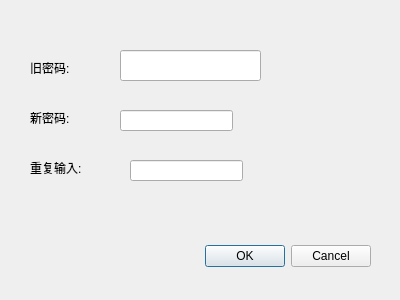
<?xml version="1.0" encoding="UTF-8"?>
<ui version="4.0">
 <class>DialogPassword</class>
 <widget class="QDialog" name="DialogPassword">
  <property name="geometry">
   <rect>
    <x>0</x>
    <y>0</y>
    <width>400</width>
    <height>300</height>
   </rect>
  </property>
  <property name="windowTitle">
   <string>Dialog</string>
  </property>
  <widget class="QDialogButtonBox" name="buttonBox">
   <property name="geometry">
    <rect>
     <x>30</x>
     <y>240</y>
     <width>341</width>
     <height>32</height>
    </rect>
   </property>
   <property name="orientation">
    <enum>Qt::Horizontal</enum>
   </property>
   <property name="standardButtons">
    <set>QDialogButtonBox::Cancel|QDialogButtonBox::Ok</set>
   </property>
  </widget>
  <widget class="QLineEdit" name="lineOldPassword">
   <property name="geometry">
    <rect>
     <x>120</x>
     <y>50</y>
     <width>141</width>
     <height>31</height>
    </rect>
   </property>
   <property name="maxLength">
    <number>32</number>
   </property>
   <property name="echoMode">
    <enum>QLineEdit::Password</enum>
   </property>
  </widget>
  <widget class="QLabel" name="label">
   <property name="geometry">
    <rect>
     <x>30</x>
     <y>60</y>
     <width>60</width>
     <height>16</height>
    </rect>
   </property>
   <property name="text">
    <string>旧密码:</string>
   </property>
  </widget>
  <widget class="QLabel" name="label_2">
   <property name="geometry">
    <rect>
     <x>30</x>
     <y>110</y>
     <width>60</width>
     <height>16</height>
    </rect>
   </property>
   <property name="text">
    <string>新密码:</string>
   </property>
  </widget>
  <widget class="QLabel" name="label_3">
   <property name="geometry">
    <rect>
     <x>30</x>
     <y>160</y>
     <width>60</width>
     <height>16</height>
    </rect>
   </property>
   <property name="text">
    <string>重复输入:</string>
   </property>
  </widget>
  <widget class="QLineEdit" name="lineNewPassword">
   <property name="geometry">
    <rect>
     <x>120</x>
     <y>110</y>
     <width>113</width>
     <height>21</height>
    </rect>
   </property>
   <property name="text">
    <string/>
   </property>
   <property name="maxLength">
    <number>32</number>
   </property>
   <property name="echoMode">
    <enum>QLineEdit::Password</enum>
   </property>
  </widget>
  <widget class="QLineEdit" name="lineRepeatPassword">
   <property name="geometry">
    <rect>
     <x>130</x>
     <y>160</y>
     <width>113</width>
     <height>21</height>
    </rect>
   </property>
   <property name="maxLength">
    <number>32</number>
   </property>
   <property name="echoMode">
    <enum>QLineEdit::Password</enum>
   </property>
  </widget>
 </widget>
 <resources/>
 <connections>
  <connection>
   <sender>buttonBox</sender>
   <signal>accepted()</signal>
   <receiver>DialogPassword</receiver>
   <slot>accept()</slot>
   <hints>
    <hint type="sourcelabel">
     <x>248</x>
     <y>254</y>
    </hint>
    <hint type="destinationlabel">
     <x>157</x>
     <y>274</y>
    </hint>
   </hints>
  </connection>
  <connection>
   <sender>buttonBox</sender>
   <signal>rejected()</signal>
   <receiver>DialogPassword</receiver>
   <slot>reject()</slot>
   <hints>
    <hint type="sourcelabel">
     <x>316</x>
     <y>260</y>
    </hint>
    <hint type="destinationlabel">
     <x>286</x>
     <y>274</y>
    </hint>
   </hints>
  </connection>
 </connections>
</ui>
